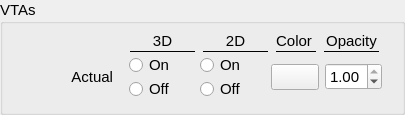
       <widget class="QGroupBox" name="VTAVisWig">
        <property name="font">
         <font>
          <family>Arial</family>
          <pointsize>11</pointsize>
          <weight>50</weight>
          <bold>false</bold>
         </font>
        </property>
        <property name="title">
         <string>VTAs</string>
        </property>
        <layout class="QGridLayout" name="gridLayout_47">
         <property name="topMargin">
          <number>6</number>
         </property>
         <property name="verticalSpacing">
          <number>0</number>
         </property>
         <item row="1" column="0">
          <widget class="QWidget" name="widget_13" native="true">
           <layout class="QGridLayout" name="gridLayout_48">
            <property name="topMargin">
             <number>0</number>
            </property>
            <property name="bottomMargin">
             <number>0</number>
            </property>
            <property name="verticalSpacing">
             <number>0</number>
            </property>
            <item row="0" column="1">
             <widget class="QRadioButton" name="actualVTA3DVisOn">
              <property name="sizePolicy">
               <sizepolicy hsizetype="Fixed" vsizetype="Fixed">
                <horstretch>0</horstretch>
                <verstretch>0</verstretch>
               </sizepolicy>
              </property>
              <property name="minimumSize">
               <size>
                <width>55</width>
                <height>0</height>
               </size>
              </property>
              <property name="font">
               <font>
                <family>Arial</family>
                <pointsize>11</pointsize>
                <weight>50</weight>
                <bold>false</bold>
               </font>
              </property>
              <property name="focusPolicy">
               <enum>Qt::NoFocus</enum>
              </property>
              <property name="text">
               <string>On</string>
              </property>
              <attribute name="buttonGroup">
               <string notr="true">patientModelsViewButtonGroup</string>
              </attribute>
             </widget>
            </item>
            <item row="0" column="2" rowspan="2">
             <spacer name="horizontalSpacer_15">
              <property name="orientation">
               <enum>Qt::Horizontal</enum>
              </property>
              <property name="sizeType">
               <enum>QSizePolicy::Fixed</enum>
              </property>
              <property name="sizeHint" stdset="0">
               <size>
                <width>10</width>
                <height>20</height>
               </size>
              </property>
             </spacer>
            </item>
            <item row="0" column="3">
             <widget class="QRadioButton" name="actualVTA2DVisOn">
              <property name="sizePolicy">
               <sizepolicy hsizetype="Fixed" vsizetype="Fixed">
                <horstretch>0</horstretch>
                <verstretch>0</verstretch>
               </sizepolicy>
              </property>
              <property name="minimumSize">
               <size>
                <width>55</width>
                <height>0</height>
               </size>
              </property>
              <property name="font">
               <font>
                <family>Arial</family>
                <pointsize>11</pointsize>
                <weight>50</weight>
                <bold>false</bold>
               </font>
              </property>
              <property name="focusPolicy">
               <enum>Qt::NoFocus</enum>
              </property>
              <property name="text">
               <string>On</string>
              </property>
              <attribute name="buttonGroup">
               <string notr="true">patientModelsViewButtonGroup</string>
              </attribute>
             </widget>
            </item>
            <item row="0" column="4" rowspan="2">
             <spacer name="horizontalSpacer_108">
              <property name="orientation">
               <enum>Qt::Horizontal</enum>
              </property>
              <property name="sizeType">
               <enum>QSizePolicy::Fixed</enum>
              </property>
              <property name="sizeHint" stdset="0">
               <size>
                <width>10</width>
                <height>20</height>
               </size>
              </property>
             </spacer>
            </item>
            <item row="0" column="5" rowspan="2">
             <widget class="ctkColorPickerButton" name="actualVTAVisColor">
              <property name="sizePolicy">
               <sizepolicy hsizetype="Preferred" vsizetype="Fixed">
                <horstretch>0</horstretch>
                <verstretch>0</verstretch>
               </sizepolicy>
              </property>
              <property name="minimumSize">
               <size>
                <width>35</width>
                <height>0</height>
               </size>
              </property>
              <property name="displayColorName">
               <bool>false</bool>
              </property>
              <attribute name="buttonGroup">
               <string notr="true">colorPickerButtonGroup</string>
              </attribute>
             </widget>
            </item>
            <item row="0" column="6" rowspan="2">
             <widget class="QDoubleSpinBox" name="actualVTAOpacity">
              <property name="sizePolicy">
               <sizepolicy hsizetype="Preferred" vsizetype="Fixed">
                <horstretch>0</horstretch>
                <verstretch>0</verstretch>
               </sizepolicy>
              </property>
              <property name="maximum">
               <double>1.000000000000000</double>
              </property>
              <property name="singleStep">
               <double>0.100000000000000</double>
              </property>
              <property name="value">
               <double>1.000000000000000</double>
              </property>
             </widget>
            </item>
            <item row="1" column="1">
             <widget class="QRadioButton" name="actualVTA3DVisOff">
              <property name="sizePolicy">
               <sizepolicy hsizetype="Fixed" vsizetype="Fixed">
                <horstretch>0</horstretch>
                <verstretch>0</verstretch>
               </sizepolicy>
              </property>
              <property name="minimumSize">
               <size>
                <width>55</width>
                <height>0</height>
               </size>
              </property>
              <property name="font">
               <font>
                <family>Arial</family>
                <pointsize>11</pointsize>
                <weight>50</weight>
                <bold>false</bold>
               </font>
              </property>
              <property name="focusPolicy">
               <enum>Qt::NoFocus</enum>
              </property>
              <property name="text">
               <string>Off</string>
              </property>
              <attribute name="buttonGroup">
               <string notr="true">patientModelsViewButtonGroup</string>
              </attribute>
             </widget>
            </item>
            <item row="1" column="3">
             <widget class="QRadioButton" name="actualVTA2DVisOff">
              <property name="sizePolicy">
               <sizepolicy hsizetype="Fixed" vsizetype="Fixed">
                <horstretch>0</horstretch>
                <verstretch>0</verstretch>
               </sizepolicy>
              </property>
              <property name="minimumSize">
               <size>
                <width>55</width>
                <height>0</height>
               </size>
              </property>
              <property name="font">
               <font>
                <family>Arial</family>
                <pointsize>11</pointsize>
                <weight>50</weight>
                <bold>false</bold>
               </font>
              </property>
              <property name="styleSheet">
               <string notr="true"/>
              </property>
              <property name="text">
               <string>Off</string>
              </property>
              <attribute name="buttonGroup">
               <string notr="true">patientModelsViewButtonGroup</string>
              </attribute>
             </widget>
            </item>
            <item row="0" column="0" rowspan="2">
             <widget class="QLabel" name="label_9">
              <property name="sizePolicy">
               <sizepolicy hsizetype="Fixed" vsizetype="Preferred">
                <horstretch>0</horstretch>
                <verstretch>0</verstretch>
               </sizepolicy>
              </property>
              <property name="minimumSize">
               <size>
                <width>100</width>
                <height>0</height>
               </size>
              </property>
              <property name="font">
               <font>
                <family>Arial</family>
                <pointsize>11</pointsize>
                <weight>50</weight>
                <bold>false</bold>
               </font>
              </property>
              <property name="text">
               <string>Actual</string>
              </property>
              <property name="alignment">
               <set>Qt::AlignRight|Qt::AlignTrailing|Qt::AlignVCenter</set>
              </property>
              <property name="indent">
               <number>10</number>
              </property>
             </widget>
            </item>
           </layout>
          </widget>
         </item>
         <item row="0" column="0">
          <widget class="QWidget" name="widget_18" native="true">
           <layout class="QGridLayout" name="gridLayout_53">
            <property name="topMargin">
             <number>0</number>
            </property>
            <property name="bottomMargin">
             <number>0</number>
            </property>
            <property name="verticalSpacing">
             <number>0</number>
            </property>
            <item row="0" column="1">
             <widget class="QLabel" name="label_44">
              <property name="sizePolicy">
               <sizepolicy hsizetype="Fixed" vsizetype="Preferred">
                <horstretch>0</horstretch>
                <verstretch>0</verstretch>
               </sizepolicy>
              </property>
              <property name="minimumSize">
               <size>
                <width>65</width>
                <height>0</height>
               </size>
              </property>
              <property name="text">
               <string>3D</string>
              </property>
              <property name="alignment">
               <set>Qt::AlignBottom|Qt::AlignHCenter</set>
              </property>
             </widget>
            </item>
            <item row="0" column="2">
             <widget class="QLabel" name="label_79">
              <property name="sizePolicy">
               <sizepolicy hsizetype="Fixed" vsizetype="Preferred">
                <horstretch>0</horstretch>
                <verstretch>0</verstretch>
               </sizepolicy>
              </property>
              <property name="minimumSize">
               <size>
                <width>65</width>
                <height>0</height>
               </size>
              </property>
              <property name="text">
               <string>2D</string>
              </property>
              <property name="alignment">
               <set>Qt::AlignBottom|Qt::AlignHCenter</set>
              </property>
             </widget>
            </item>
            <item row="0" column="3">
             <widget class="QLabel" name="label_80">
              <property name="sizePolicy">
               <sizepolicy hsizetype="Fixed" vsizetype="Preferred">
                <horstretch>0</horstretch>
                <verstretch>0</verstretch>
               </sizepolicy>
              </property>
              <property name="minimumSize">
               <size>
                <width>35</width>
                <height>0</height>
               </size>
              </property>
              <property name="text">
               <string>Color</string>
              </property>
              <property name="alignment">
               <set>Qt::AlignBottom|Qt::AlignHCenter</set>
              </property>
             </widget>
            </item>
            <item row="0" column="4">
             <widget class="QLabel" name="label_81">
              <property name="sizePolicy">
               <sizepolicy hsizetype="Fixed" vsizetype="Preferred">
                <horstretch>0</horstretch>
                <verstretch>0</verstretch>
               </sizepolicy>
              </property>
              <property name="minimumSize">
               <size>
                <width>55</width>
                <height>0</height>
               </size>
              </property>
              <property name="text">
               <string>Opacity</string>
              </property>
              <property name="alignment">
               <set>Qt::AlignBottom|Qt::AlignHCenter</set>
              </property>
             </widget>
            </item>
            <item row="1" column="1">
             <widget class="Line" name="line_45">
              <property name="sizePolicy">
               <sizepolicy hsizetype="Fixed" vsizetype="Fixed">
                <horstretch>0</horstretch>
                <verstretch>0</verstretch>
               </sizepolicy>
              </property>
              <property name="minimumSize">
               <size>
                <width>65</width>
                <height>0</height>
               </size>
              </property>
              <property name="frameShadow">
               <enum>QFrame::Plain</enum>
              </property>
              <property name="orientation">
               <enum>Qt::Horizontal</enum>
              </property>
             </widget>
            </item>
            <item row="1" column="2">
             <widget class="Line" name="line_46">
              <property name="minimumSize">
               <size>
                <width>65</width>
                <height>0</height>
               </size>
              </property>
              <property name="frameShadow">
               <enum>QFrame::Plain</enum>
              </property>
              <property name="orientation">
               <enum>Qt::Horizontal</enum>
              </property>
             </widget>
            </item>
            <item row="1" column="3">
             <widget class="Line" name="line_47">
              <property name="sizePolicy">
               <sizepolicy hsizetype="Fixed" vsizetype="Fixed">
                <horstretch>0</horstretch>
                <verstretch>0</verstretch>
               </sizepolicy>
              </property>
              <property name="minimumSize">
               <size>
                <width>40</width>
                <height>0</height>
               </size>
              </property>
              <property name="frameShadow">
               <enum>QFrame::Plain</enum>
              </property>
              <property name="orientation">
               <enum>Qt::Horizontal</enum>
              </property>
             </widget>
            </item>
            <item row="1" column="4">
             <widget class="Line" name="line_48">
              <property name="minimumSize">
               <size>
                <width>55</width>
                <height>0</height>
               </size>
              </property>
              <property name="frameShadow">
               <enum>QFrame::Plain</enum>
              </property>
              <property name="orientation">
               <enum>Qt::Horizontal</enum>
              </property>
             </widget>
            </item>
            <item row="0" column="0">
             <spacer name="horizontalSpacer_24">
              <property name="orientation">
               <enum>Qt::Horizontal</enum>
              </property>
              <property name="sizeType">
               <enum>QSizePolicy::Fixed</enum>
              </property>
              <property name="sizeHint" stdset="0">
               <size>
                <width>105</width>
                <height>20</height>
               </size>
              </property>
             </spacer>
            </item>
           </layout>
          </widget>
         </item>
        </layout>
       </widget>
